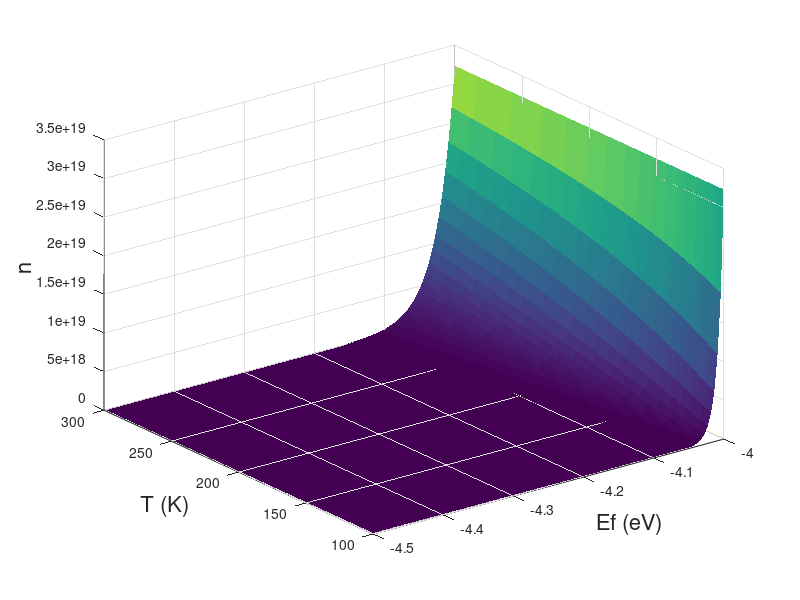
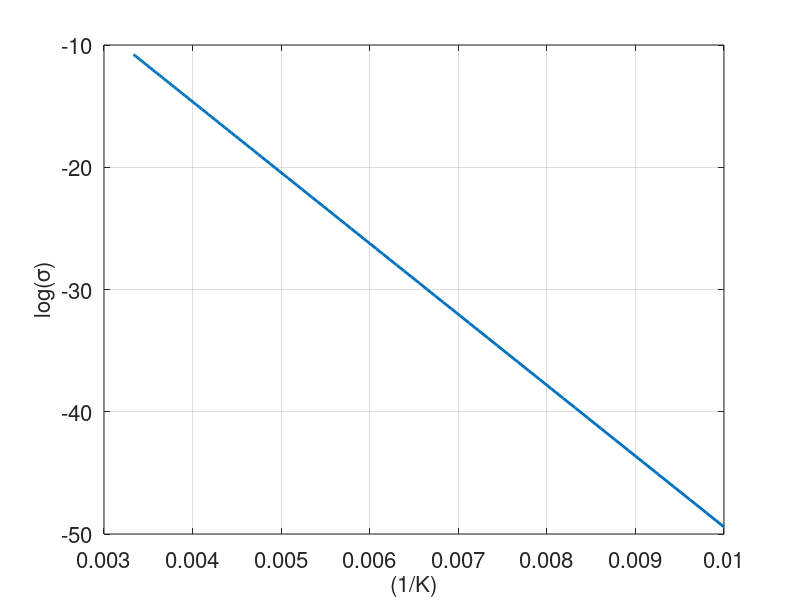

Source code (MATLAB) for these figures, in order:
% Solutions 1a
clear all;
close all;

% Define variables
q = 1.6e-19;  % Charge of an Electron in coulombs
kB = 1.380e-23;  % Constant : Boltzmann's constant
hbar = 1.054e-34;  % Units J*s
m = 9.1e-31;      % Units Kg
Nc = 3.23e19;  % Si [1/cm^3]
Nv = 1.83e19;  % Si [1/cm^3]
vf = 1e6/1e2; % [cm/s], http://hyperphysics.phy-astr.gsu.edu/hbase/tables/fermi.html
li = 100e-9*1e2;  % [cm]
b0 = 5e3;  

% -------------------------------------------------------------------------
Ec = -4.0; % eV Si   
NT = 100;
Nf = 110;
Ef = linspace(-4.5,-4.0,Nf);   % eV, define zero at the midgap
T = linspace(100,300,NT);  % Kelvin
n = zeros(NT,Nf);
for ii = 1:NT
  n(ii,:) = Nc*exp(-1*(Ec-Ef)/(kB*T(ii)/q));   % Convert kT to eV
end

% Linear scale plot
figure;
surf(Ef,T,n);
zlabel('n','FontSize',16);
shading flat;
ylabel('T (K)','FontSize',16);
xlabel('Ef (eV)','FontSize',16);

% Log scale plot
figure;
surf(Ef,T,log(n/Nc));   % Alternate log plot
zlabel('log(n/Nc)','FontSize',16);
shading flat;
ylabel('T (K)','FontSize',16);
xlabel('Ef (eV)','FontSize',16);


%break;

% =========================================================================
% Solutions 1b and 1c
clear all;
close all;

% Define variables
q = 1.6e-19;  % Electron charge coulombs
kB = 1.380e-23;  % Boltzmann's constant
hbar = 1.054e-34;  % Units J*s
m = 9.1e-31;      % Units Kg
Nc = 3.23e19;  % Si [1/cm^3]
Nv = 1.83e19;  % Si [1/cm^3]
vf = 1e6/1e2; % [cm/s], http://hyperphysics.phy-astr.gsu.edu/hbase/tables/fermi.html
li = 100e-9*1e2;  % [cm]
b0 = 5e3;  

% -------------------------------------------------------------------------
Ec = -4.0; % eV Si   
NT = 100;
Nf = 110;
Ef = -4.2;   % eV, n-type,
T = linspace(100,400,NT);  % Kelvin
n_metal = 6e23;  % Around one electron per atom [1/cm^3] for Cu, http://hyperphysics.phy-astr.gsu.edu/hbase/electric/ohmmic.html#c1
rho_metal = ((m*vf)/(n_metal*q^2))*(1/li + b0*T);
rho_si = ((m*vf)/(Nc*q^2))*(1/li + b0*T).*exp((Ec-Ef)./(kB*T/q));   % Convert m to cm

%plot(T,1./rho_metal,'b')
%plot(T,rho_metal,'b',T,rho_si,'r');
semilogy(T,rho_metal,'b',T,rho_si,'r');
legend('\rho_{e,metal}','\rho_{e,Si}');
xlabel('T (K)','FontSize',16);
ylabel('log(\rho)','FontSize',16);
grid on;

Troom = 300;  % Kelvin
rho_metal_300K = ((m*vf)/(n_metal*q^2))*(1/li + b0*Troom)  % 1c ans
rho_si_300K = ((m*vf)/(Nc*q^2))*(1/li + b0*Troom).*exp((Ec-Ef)./(kB*Troom/q))  % 1c ans

%break;

% =========================================================================
% Solutions 2b and 2c
clear all;
close all;

% -------------------------------------------------------------------------
% Define variables
q = 1.6e-19;  % Electron charge coulombs
kB = 1.380e-23;  % Boltzmann's constant
hbar = 1.054e-34;  % Units J*s
m = 9.1e-31;      % Units Kg
Nc = 3.23e19;  % Si [1/cm^3]
Nv = 1.83e19;  % Si [1/cm^3] 
T = 300;   % [K]

% -------------------------------------------------------------------------
% Solutions 2b
Nc_variable = Nc*cat(2,linspace(0.1,1,10),linspace(1,10,10));
Nv_variable = Nv*cat(2,linspace(0.1,1,10),linspace(1,10,10));
Ec = -4.0*ones(1,max(size(Nc_variable))); % eV Si 
Ev = -5.0*ones(1,max(size(Nc_variable))); % eV
Ef = 0.5*(Ec+Ev)+0.5*kB*T*log(Nv_variable/Nc)/q;

h=plot(Nv_variable/Nc,Ec,Nv_variable/Nc,Ev,Nv_variable/Nc,Ef)
axis([min(Nv_variable/Nc) max(Nv_variable/Nc) -5.5 -3.5]);
legend('Ec','Ev','Ef')
set(h,'linewidth',2.0);
set(gca,'Fontsize',16);
xlabel('Nv/Nc','FontSize',16);
ylabel('(eV)','FontSize',16);
grid;

Ef_2c = (Ec(1)+Ev(1))/2 + 0.5*kB*T*log(1/100)/q   % Ans to part 2c

%break;

% =========================================================================
% Solutions 3b and 3c
clear all;
close all;

% -------------------------------------------------------------------------
% Define variables
q = 1.6e-19;  % Electron charge coulombs
kB = 1.380e-23;  % Boltzmann's constant
hbar = 1.054e-34;  % Units J*s
m = 9.1e-31;      % Units Kg
Nc = 3.23e19;  % Si [1/cm^3]
Nv = 1.83e19;  % Si [1/cm^3] 
T = 300;   % [K]

% -------------------------------------------------------------------------
% Solutions 3b
Ec = -4.0; % eV
Ev = -5.0; % eV
Eg = 0.5*(Ec-Ev);
NT = 100;
T = linspace(100,300,NT);  % Kelvin
mu_e = 1000;  % cm^2/(V*s)
sigma_e = Nc*exp(-1*Eg./(kB*T/q))*q*mu_e;


h=plot(1./T,log(sigma_e))
set(h,'linewidth',2.0);
set(gca,'Fontsize',16);
xlabel('(1/K)','FontSize',16);
ylabel('log(\sigma)','FontSize',16);
grid;

rho_e_300K = inv(Nc*exp(-1*Eg./(kB*300/q))*q*mu_e)   % Ans 3c
